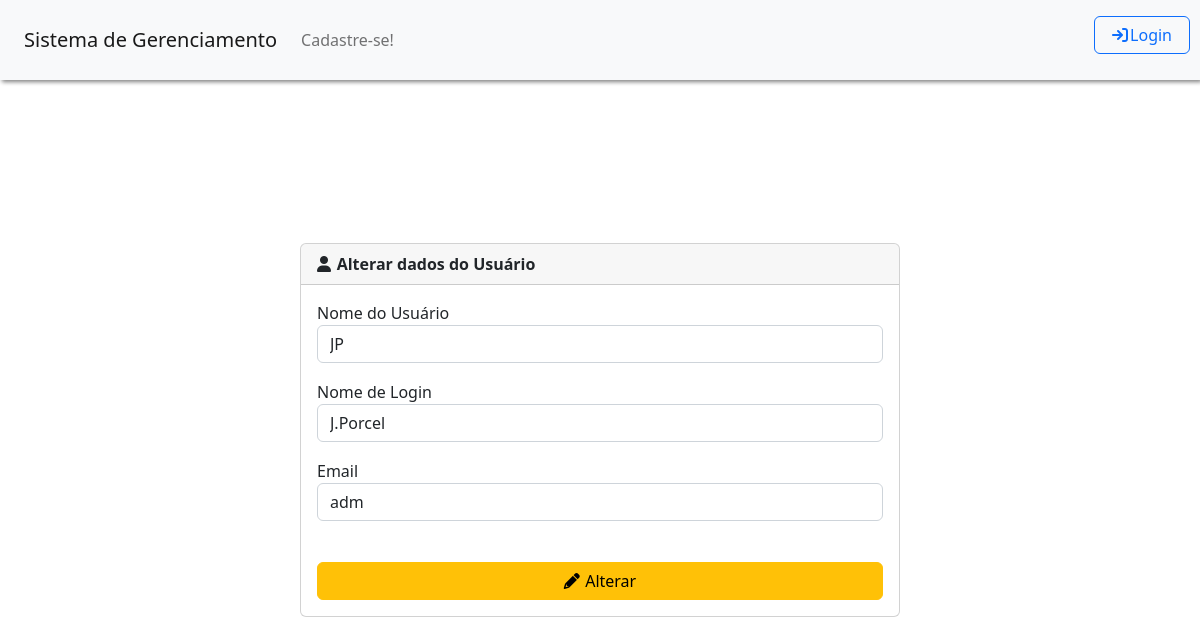
Page /Tela_Alterar_Usuario.php?idusuario=1 on the earlier database version.
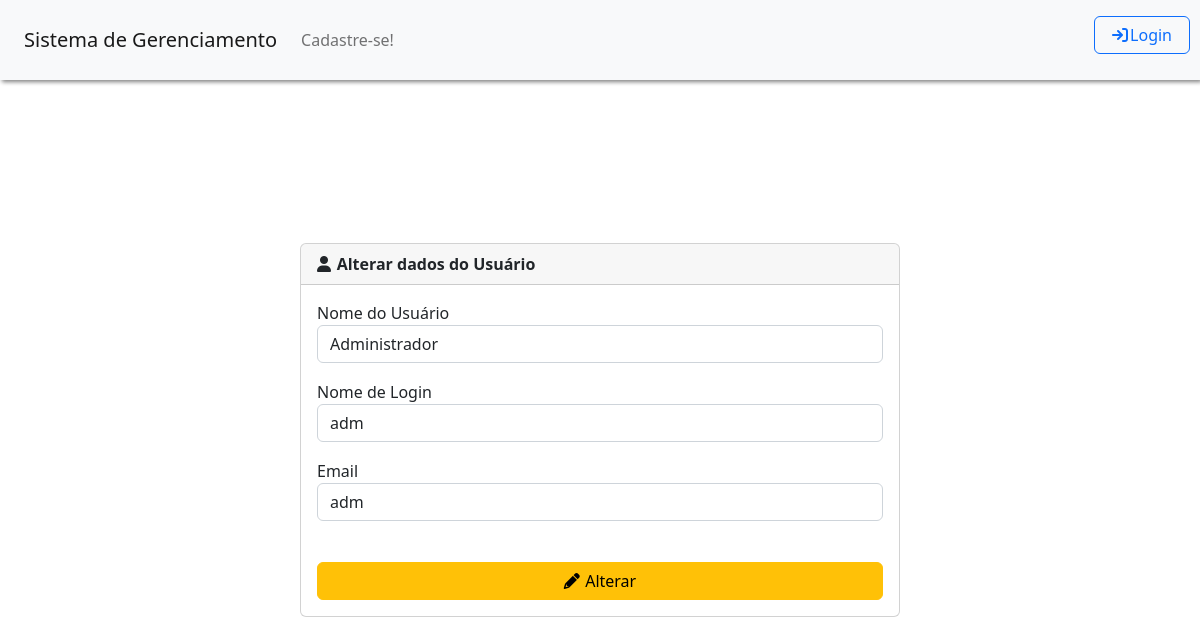
Same page on the later database version.
### tables this page shows
CREATE TABLE IF NOT EXISTS usuarios (
  idusuario INT NOT NULL AUTO_INCREMENT,
  nome_usuario VARCHAR(45) NOT NULL,
  nome_login VARCHAR(45) NOT NULL,
  email VARCHAR(45) NOT NULL,
  senha VARCHAR(100) NOT NULL,
  nivel_acesso INT NOT NULL,
  ativo INT NOT NULL,
  PRIMARY KEY (idusuario));

### controllers/controller_usuario.php (called while the page is built, shortened)
<?php
function buscarUsuarioPorID($idusuario) {
    $conexao = conectarBanco();
    $idusuario = mysqli_real_escape_string($conexao, $idusuario);
    $query = "SELECT * FROM usuarios WHERE idusuario = '$idusuario'";
    $resultado = mysqli_query($conexao, $query);
    if ($resultado && mysqli_num_rows($resultado) > 0) {
        $usuario = mysqli_fetch_assoc($resultado);
        return $usuario;
    } else {
        return false;
    }
}
?>

### Tela_Alterar_Usuario.php (the view, shortened to what this page needs)
<!DOCTYPE html>
<?php
require '../portalEMA/functions/geral.php';
require '../portalEMA/controllers/controller_usuario.php';
?>
<html>
    <head>
        <link rel="stylesheet" type="text/css" href="./css/style.css">
        <link rel="stylesheet" href="https://cdnjs.cloudflare.com/ajax/libs/font-awesome/6.0.0-beta3/css/all.min.css">
        <link rel="stylesheet" type="text/css" href="https://cdn.jsdelivr.net/npm/bootstrap@5.2.3/dist/css/bootstrap.min.css">
        <link rel="stylesheet" href="https://unpkg.com/leaflet@1.7.1/dist/leaflet.css" />
    </head>
    <body>
        <?php
        $userId = $_GET['idusuario'];
        $usuario = buscarUsuarioPorId($userId);
        echo '<div class="card col-6">';
        echo '<div class="card-header">';
        echo '<i style="padding-right: 1%;" class="fas fa-user"></i><b>Alterar dados do Usuário</b>';
        echo '</div>';
        echo '<div class="card-body">';
        echo '<form method="POST" action="../portalEMA/controllers/controller_usuario.php?idusuario='.$usuario['idusuario'].'">';
        echo '<div class="form-row">';
        echo '<div class="form-group">';
        echo '<label>Nome do Usuário</label>';
        echo '<input value="' . $usuario['nome_usuario'] . '" name="nome_usuario" type="text" class="form-control" placeholder="Nome do Usuário">';
        echo '<label>Nome de Login</label>';
        echo '<input value="' . $usuario['nome_login'] . '" name="nome_login" type="text" class="form-control" placeholder="Nome de Login">';
        echo '<label>Email</label>';
        echo '<input value="' . $usuario['email'] . '" name="email" type="text" class="form-control" placeholder="Email">';
        echo '</div>';
        echo '<br>';
        echo '<button name="btn-alterar-usuario" style="width: 100%" class="btn btn-warning btn-block" type="submit"><i style="padding-right: 1%;" class="fas fa-pencil"></i>Alterar</button>';
        echo '</div>';
        echo '</form>';
        echo '</div>';
        echo '</div>';
        ?>
    </body>
</html>

Differences in the rows shown:
changed usuarios "adm": nome_usuario "JP" → "Administrador"; nome_login "J.Porcel" → "adm"
